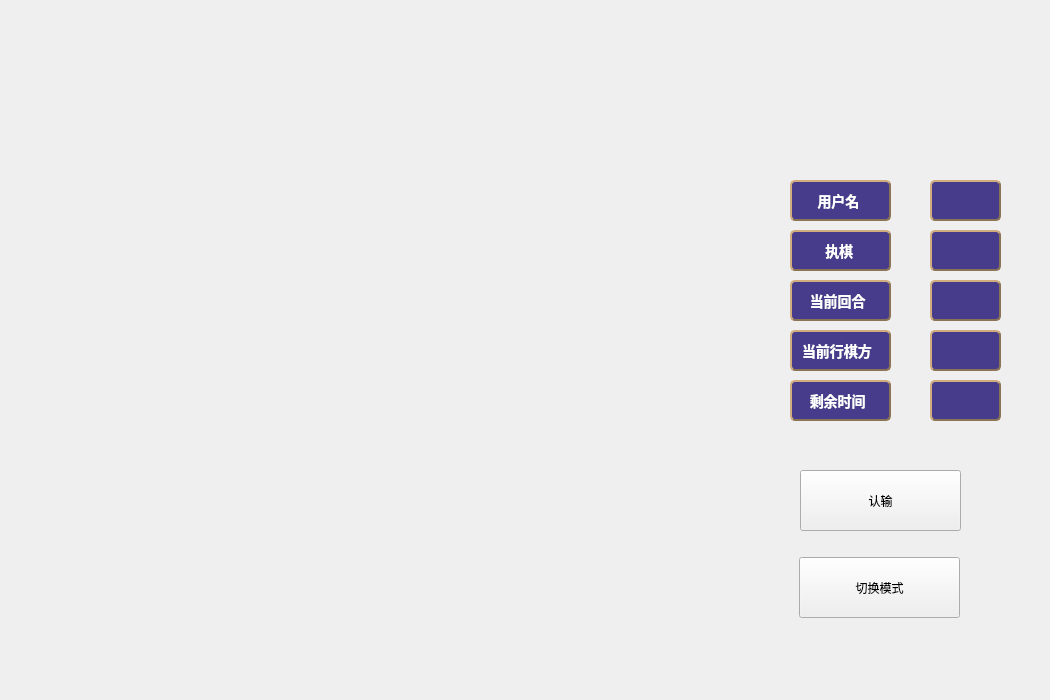
<?xml version="1.0" encoding="UTF-8"?>
<ui version="4.0">
 <class>game_view</class>
 <widget class="QWidget" name="game_view">
  <property name="geometry">
   <rect>
    <x>0</x>
    <y>0</y>
    <width>1050</width>
    <height>700</height>
   </rect>
  </property>
  <property name="windowTitle">
   <string>Form</string>
  </property>
  <widget class="QPushButton" name="giveup_button">
   <property name="geometry">
    <rect>
     <x>800</x>
     <y>470</y>
     <width>161</width>
     <height>61</height>
    </rect>
   </property>
   <property name="text">
    <string>认输</string>
   </property>
  </widget>
  <widget class="QLabel" name="label">
   <property name="geometry">
    <rect>
     <x>790</x>
     <y>280</y>
     <width>101</width>
     <height>41</height>
    </rect>
   </property>
   <property name="styleSheet">
    <string notr="true">
QLabel {
background-color:transparent;
color: rgb(255, 255, 255);
color: white;                    /* 文字颜色 */
background-color: #473C8B;       /* 背景色 */
border-style: outset;            /* 边框风格 */
border-width: 2px;               /* 边框宽度 */
border-radius: 5px;              /* 边框圆角 */
border-color: #8B7355;           /* 边框颜色 */
font: bold 14px;                 /* 字体 */
min-width: 2em;                  /* 控件最小宽度 */
min-height: 2px;                 /* 控件最小高度 */
font-family: 华文新魏;            /* 字库 */
padding: 5px;                    /* 内边距 */
padding-left:6px;                /* 文字横向偏移 */
padding-top:6px;                 /* 文字纵向偏移 */
}


</string>
   </property>
   <property name="frameShape">
    <enum>QFrame::WinPanel</enum>
   </property>
   <property name="frameShadow">
    <enum>QFrame::Plain</enum>
   </property>
   <property name="text">
    <string>  当前回合</string>
   </property>
  </widget>
  <widget class="QLabel" name="label_2">
   <property name="geometry">
    <rect>
     <x>790</x>
     <y>330</y>
     <width>101</width>
     <height>41</height>
    </rect>
   </property>
   <property name="styleSheet">
    <string notr="true">
QLabel {
background-color:transparent;
color: rgb(255, 255, 255);
color: white;                    /* 文字颜色 */
background-color: #473C8B;       /* 背景色 */
border-style: outset;            /* 边框风格 */
border-width: 2px;               /* 边框宽度 */
border-radius: 5px;              /* 边框圆角 */
border-color: #8B7355;           /* 边框颜色 */
font: bold 14px;                 /* 字体 */
min-width: 2em;                  /* 控件最小宽度 */
min-height: 2px;                 /* 控件最小高度 */
font-family: 华文新魏;            /* 字库 */
padding: 5px;                    /* 内边距 */
padding-left:6px;                /* 文字横向偏移 */
padding-top:6px;                 /* 文字纵向偏移 */
}


</string>
   </property>
   <property name="frameShape">
    <enum>QFrame::WinPanel</enum>
   </property>
   <property name="frameShadow">
    <enum>QFrame::Plain</enum>
   </property>
   <property name="text">
    <string>当前行棋方</string>
   </property>
  </widget>
  <widget class="QLabel" name="label_3">
   <property name="geometry">
    <rect>
     <x>790</x>
     <y>380</y>
     <width>101</width>
     <height>41</height>
    </rect>
   </property>
   <property name="styleSheet">
    <string notr="true">
QLabel {
background-color:transparent;
color: rgb(255, 255, 255);
color: white;                    /* 文字颜色 */
background-color: #473C8B;       /* 背景色 */
border-style: outset;            /* 边框风格 */
border-width: 2px;               /* 边框宽度 */
border-radius: 5px;              /* 边框圆角 */
border-color: #8B7355;           /* 边框颜色 */
font: bold 14px;                 /* 字体 */
min-width: 2em;                  /* 控件最小宽度 */
min-height: 2px;                 /* 控件最小高度 */
font-family: 华文新魏;            /* 字库 */
padding: 5px;                    /* 内边距 */
padding-left:6px;                /* 文字横向偏移 */
padding-top:6px;                 /* 文字纵向偏移 */
}


</string>
   </property>
   <property name="frameShape">
    <enum>QFrame::WinPanel</enum>
   </property>
   <property name="frameShadow">
    <enum>QFrame::Plain</enum>
   </property>
   <property name="text">
    <string>  剩余时间</string>
   </property>
  </widget>
  <widget class="QLabel" name="label_4">
   <property name="geometry">
    <rect>
     <x>790</x>
     <y>180</y>
     <width>101</width>
     <height>41</height>
    </rect>
   </property>
   <property name="styleSheet">
    <string notr="true">
QLabel {
background-color:transparent;
color: rgb(255, 255, 255);
color: white;                    /* 文字颜色 */
background-color: #473C8B;       /* 背景色 */
border-style: outset;            /* 边框风格 */
border-width: 2px;               /* 边框宽度 */
border-radius: 5px;              /* 边框圆角 */
border-color: #8B7355;           /* 边框颜色 */
font: bold 14px;                 /* 字体 */
min-width: 2em;                  /* 控件最小宽度 */
min-height: 2px;                 /* 控件最小高度 */
font-family: 华文新魏;            /* 字库 */
padding: 5px;                    /* 内边距 */
padding-left:6px;                /* 文字横向偏移 */
padding-top:6px;                 /* 文字纵向偏移 */
}


</string>
   </property>
   <property name="frameShape">
    <enum>QFrame::WinPanel</enum>
   </property>
   <property name="frameShadow">
    <enum>QFrame::Plain</enum>
   </property>
   <property name="text">
    <string>    用户名</string>
   </property>
  </widget>
  <widget class="QLabel" name="label_5">
   <property name="geometry">
    <rect>
     <x>790</x>
     <y>230</y>
     <width>101</width>
     <height>41</height>
    </rect>
   </property>
   <property name="styleSheet">
    <string notr="true">
QLabel {
background-color:transparent;
color: rgb(255, 255, 255);
color: white;                    /* 文字颜色 */
background-color: #473C8B;       /* 背景色 */
border-style: outset;            /* 边框风格 */
border-width: 2px;               /* 边框宽度 */
border-radius: 5px;              /* 边框圆角 */
border-color: #8B7355;           /* 边框颜色 */
font: bold 14px;                 /* 字体 */
min-width: 2em;                  /* 控件最小宽度 */
min-height: 2px;                 /* 控件最小高度 */
font-family: 华文新魏;            /* 字库 */
padding: 5px;                    /* 内边距 */
padding-left:6px;                /* 文字横向偏移 */
padding-top:6px;                 /* 文字纵向偏移 */
}


</string>
   </property>
   <property name="frameShape">
    <enum>QFrame::WinPanel</enum>
   </property>
   <property name="frameShadow">
    <enum>QFrame::Plain</enum>
   </property>
   <property name="text">
    <string>      执棋</string>
   </property>
  </widget>
  <widget class="QLabel" name="Lname">
   <property name="geometry">
    <rect>
     <x>930</x>
     <y>180</y>
     <width>71</width>
     <height>41</height>
    </rect>
   </property>
   <property name="styleSheet">
    <string notr="true">
QLabel {
background-color:transparent;
color: rgb(255, 255, 255);
color: white;                    /* 文字颜色 */
background-color: #473C8B;       /* 背景色 */
border-style: outset;            /* 边框风格 */
border-width: 2px;               /* 边框宽度 */
border-radius: 5px;              /* 边框圆角 */
border-color: #8B7355;           /* 边框颜色 */
font: bold 14px;                 /* 字体 */
min-width: 2em;                  /* 控件最小宽度 */
min-height: 2px;                 /* 控件最小高度 */
font-family: 华文新魏;            /* 字库 */
padding: 5px;                    /* 内边距 */
padding-left:6px;                /* 文字横向偏移 */
padding-top:6px;                 /* 文字纵向偏移 */
}


</string>
   </property>
   <property name="frameShape">
    <enum>QFrame::WinPanel</enum>
   </property>
   <property name="frameShadow">
    <enum>QFrame::Plain</enum>
   </property>
   <property name="text">
    <string/>
   </property>
  </widget>
  <widget class="QLabel" name="Lcolor">
   <property name="geometry">
    <rect>
     <x>930</x>
     <y>330</y>
     <width>71</width>
     <height>41</height>
    </rect>
   </property>
   <property name="styleSheet">
    <string notr="true">
QLabel {
background-color:transparent;
color: rgb(255, 255, 255);
color: white;                    /* 文字颜色 */
background-color: #473C8B;       /* 背景色 */
border-style: outset;            /* 边框风格 */
border-width: 2px;               /* 边框宽度 */
border-radius: 5px;              /* 边框圆角 */
border-color: #8B7355;           /* 边框颜色 */
font: bold 14px;                 /* 字体 */
min-width: 2em;                  /* 控件最小宽度 */
min-height: 2px;                 /* 控件最小高度 */
font-family: 华文新魏;            /* 字库 */
padding: 5px;                    /* 内边距 */
padding-left:6px;                /* 文字横向偏移 */
padding-top:6px;                 /* 文字纵向偏移 */
}


</string>
   </property>
   <property name="frameShape">
    <enum>QFrame::WinPanel</enum>
   </property>
   <property name="frameShadow">
    <enum>QFrame::Plain</enum>
   </property>
   <property name="text">
    <string/>
   </property>
  </widget>
  <widget class="QLabel" name="Lround">
   <property name="geometry">
    <rect>
     <x>930</x>
     <y>280</y>
     <width>71</width>
     <height>41</height>
    </rect>
   </property>
   <property name="styleSheet">
    <string notr="true">
QLabel {
background-color:transparent;
color: rgb(255, 255, 255);
color: white;                    /* 文字颜色 */
background-color: #473C8B;       /* 背景色 */
border-style: outset;            /* 边框风格 */
border-width: 2px;               /* 边框宽度 */
border-radius: 5px;              /* 边框圆角 */
border-color: #8B7355;           /* 边框颜色 */
font: bold 14px;                 /* 字体 */
min-width: 2em;                  /* 控件最小宽度 */
min-height: 2px;                 /* 控件最小高度 */
font-family: 华文新魏;            /* 字库 */
padding: 5px;                    /* 内边距 */
padding-left:6px;                /* 文字横向偏移 */
padding-top:6px;                 /* 文字纵向偏移 */
}


</string>
   </property>
   <property name="frameShape">
    <enum>QFrame::WinPanel</enum>
   </property>
   <property name="frameShadow">
    <enum>QFrame::Plain</enum>
   </property>
   <property name="text">
    <string/>
   </property>
  </widget>
  <widget class="QLabel" name="Lplayercolor">
   <property name="geometry">
    <rect>
     <x>930</x>
     <y>230</y>
     <width>71</width>
     <height>41</height>
    </rect>
   </property>
   <property name="styleSheet">
    <string notr="true">
QLabel {
background-color:transparent;
color: rgb(255, 255, 255);
color: white;                    /* 文字颜色 */
background-color: #473C8B;       /* 背景色 */
border-style: outset;            /* 边框风格 */
border-width: 2px;               /* 边框宽度 */
border-radius: 5px;              /* 边框圆角 */
border-color: #8B7355;           /* 边框颜色 */
font: bold 14px;                 /* 字体 */
min-width: 2em;                  /* 控件最小宽度 */
min-height: 2px;                 /* 控件最小高度 */
font-family: 华文新魏;            /* 字库 */
padding: 5px;                    /* 内边距 */
padding-left:6px;                /* 文字横向偏移 */
padding-top:6px;                 /* 文字纵向偏移 */
}


</string>
   </property>
   <property name="frameShape">
    <enum>QFrame::WinPanel</enum>
   </property>
   <property name="frameShadow">
    <enum>QFrame::Plain</enum>
   </property>
   <property name="text">
    <string/>
   </property>
  </widget>
  <widget class="QLabel" name="Ltime">
   <property name="geometry">
    <rect>
     <x>930</x>
     <y>380</y>
     <width>71</width>
     <height>41</height>
    </rect>
   </property>
   <property name="styleSheet">
    <string notr="true">
QLabel {
background-color:transparent;
color: rgb(255, 255, 255);
color: white;                    /* 文字颜色 */
background-color: #473C8B;       /* 背景色 */
border-style: outset;            /* 边框风格 */
border-width: 2px;               /* 边框宽度 */
border-radius: 5px;              /* 边框圆角 */
border-color: #8B7355;           /* 边框颜色 */
font: bold 14px;                 /* 字体 */
min-width: 2em;                  /* 控件最小宽度 */
min-height: 2px;                 /* 控件最小高度 */
font-family: 华文新魏;            /* 字库 */
padding: 5px;                    /* 内边距 */
padding-left:6px;                /* 文字横向偏移 */
padding-top:6px;                 /* 文字纵向偏移 */
}


</string>
   </property>
   <property name="frameShape">
    <enum>QFrame::WinPanel</enum>
   </property>
   <property name="frameShadow">
    <enum>QFrame::Plain</enum>
   </property>
   <property name="text">
    <string/>
   </property>
  </widget>
  <widget class="QPushButton" name="useAi">
   <property name="geometry">
    <rect>
     <x>799</x>
     <y>557</y>
     <width>161</width>
     <height>61</height>
    </rect>
   </property>
   <property name="text">
    <string>切换模式</string>
   </property>
  </widget>
 </widget>
 <resources/>
 <connections/>
</ui>
